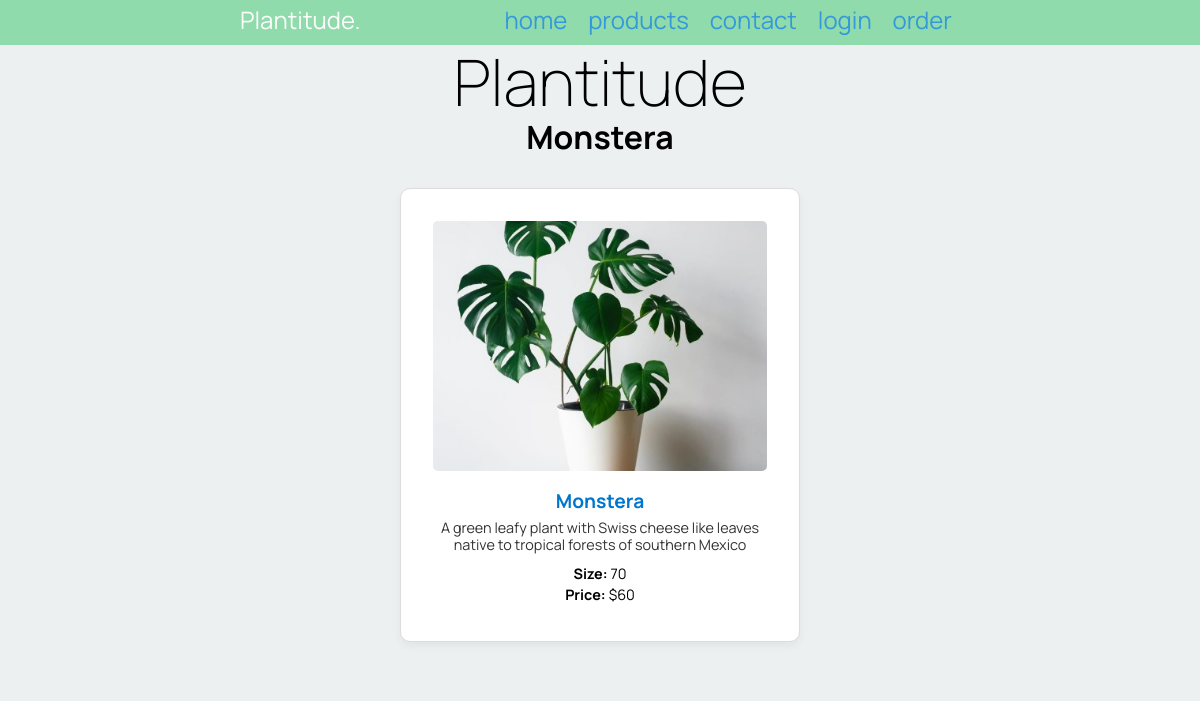
Page /product/1 on the committed database.
### tables this page shows
CREATE TABLE products (id INTEGER PRIMARY KEY, name TEXT (30), description TEXT (300), size TEXT (6), image BLOB (30), price INTEGER, cat_id INTEGER);

### main.py (the view)
@app.route('/product/<int:product_id>')
def render_product_detail(product_id):
  product = get_list("SELECT * FROM products WHERE id=?", (product_id,))
  print("Fetched product:", product)
  if not product:
    return redirect('/products/1?error=Product+not+found')
  product = product[0]
  return render_template('product_detail.html', product=product, logged_in=is_logged_in(), ordering=is_ordering())

### main.py (called while the page is built)
def create_connection(db_file):
  try:
    connection = sqlite3.connect(db_file)
    return connection
  except Error as e:
    print(e)
  return None

def is_logged_in():
  if session.get("email") is None:
    print("not logged in")
    return False
  else:
    print("logged in")
    return True

def is_ordering():
  if session.get("order") is None:
    print("Not ordering")
    return False
  else:
    print("Ordering")
    return True

def get_list(query, params):
  con = create_connection(DATABASE)
  cur = con.cursor()
  if params == "":
    cur.execute(query)
  else:
    cur.execute(query, params)
  query_list = cur.fetchall()
  con.close()
  return query_list

### templates/product_detail.html (shortened to what this page needs)
{% extends 'base.html' %}
{% block pageheading %}
  {{ product[1] }}
{% endblock %}
{% block main %}
<div class="product-detail-card">
  <img src="/static/images/{{ product[4] }}.jpg" alt="{{ product[1] }}" class="product-image">
  <h3 class="product-title">{{ product[1] }}</h3>
  <p class="product-description">{{ product[2] }}</p>
  <p class="product-info"><strong>Size:</strong> {{ product[3] }}</p>
  <p class="product-info"><strong>Price:</strong> ${{ product[5] }}</p>
</div>
{% endblock %}

### static/plants.css (style rules this page uses)
* { font-family: 'Manrope', sans-serif; padding: 0; margin: 0; box-sizing: border-box; }
body { background-color: rgba(236, 240, 241, 1.0); }
img { max-width: 100%; }
.product-detail-card { max-width: 400px; background-color: white; border: 1px solid #dcdcdc; border-radius: 10px; box-shadow: 0 4px 10px rgba(0, 0, 0, 0.05); padding: 2rem; margin: 2rem auto; text-align: center; font-family: 'Manrope', sans-serif; }
.product-detail-card img.product-image { width: 100%; height: 250px; object-fit: cover; border-radius: 5px; margin-bottom: 1rem; }
.product-title { font-size: 1.2rem; color: #0077cc; margin-bottom: 0.5rem; }
.product-image { width: 100%; height: 160px; object-fit: cover; border-radius: 5px; margin-bottom: 1rem; }
.product-description { font-size: 0.9rem; color: #333; margin-bottom: 0.8rem; }
.product-info { font-size: 0.9rem; margin-bottom: 0.3rem; }

### rows in the picture
products: name "Monstera", image (picture), description "A green leafy plant with Swiss cheese like leaves native to tropical forests of southern Mexico", size "70", price "60"
